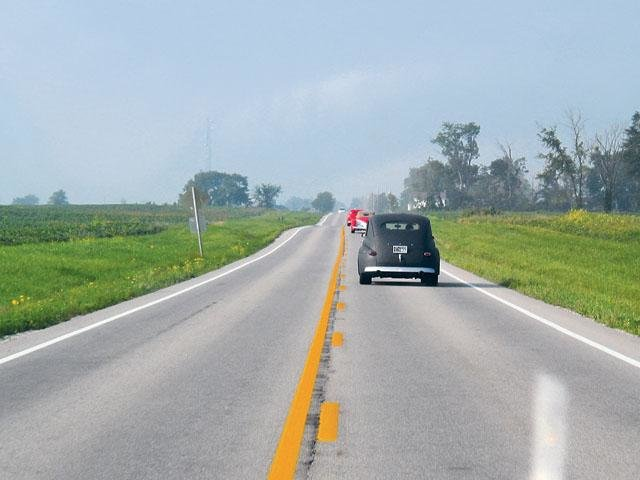
#> input picture lane-detection/roads.jpg, 640 x 480 px
$ python -i laneDetection.py   (imports and definitions only)   (older library calls are emulated)
#> lines starting #> are read from the running program, lines starting #| are printed output that depends on the picture; after the words box and inside, x2 and y2 are one past the last pixel; in counts of white or black regions, pixels touching at a corner belong together
from __future__ import print_function
import matplotlib.pyplot as plt
import matplotlib.image as mpimage
import numpy as np
import cv2
import math
import os
import tkinter as tk
from tkinter import *
from PIL import Image, ImageTk
import serial
import numpy as np
import cv2
import sys
from random import randint

hog = cv2.HOGDescriptor()
# [3 lines not run here, left out]
# [4 lines of commented-out code are left out]

FACE_THRESHOLD = 50

class FaceDetector:
    def __init__(self, source):
        self.cap = cv2.VideoCapture(source)
    # [76 lines left out: functions detection, faceProcess, not called in this run]


class HumanDetector:
    def __init__(self, source):
        self.cap = cv2.VideoCapture(source)

    # [41 lines left out: functions process, detection, not called in this run]


class LaneDetectionModel:
    def __init__(self, videoSource):
        self.cap = cv2.VideoCapture(videoSource)

    # [8 lines left out: function detection, not called in this run]

        #cv2.imshow("Processed Frame with Overlays", image)


class LaneDetector:
    # [42 lines left out: function __init__, not called in this run]

    def switch_model(self, model):
        print("THE NEW MODEL  SHOULD BE" + model)
        self.current_model = model

    # [49 lines left out: functions update, display_lines, not called in this run]

def average(image, lines):
    left = []
    right = []

    if lines is not None:
      for line in lines:
        x1, y1, x2, y2 = line.reshape(4)
        parameters = np.polyfit((x1, x2), (y1, y2), 1)
        if len(parameters) != 2:
            print("HELP")
        slope = parameters[0]
        y_int = parameters[1]
        if slope < 0:
            left.append((slope, y_int))
        else:
            right.append((slope, y_int))

    right_avg = np.average(right, axis=0)
    left_avg = np.average(left, axis=0)
    farLeft, farRight = False, False
    #ser = serial.Serial('/dev/ttyACM0', 9600)
    try:
        farLeft = math.isnan(right_avg)
        #ser = serial.Serial('/dev/ttyACM0', 9600)
        #ser.write(b'LANE_LEFT_SIG')
        #ser.close()
    except:
        farLeft = False
    try:
        farRight = math.isnan(left_avg)
        #ser.write(b'LANE_RIGHT_SIG')
        #ser.close()
    except:
        farRight = False
    if farLeft or farRight:
        print(farRight)
        return np.array([])
    left_line = make_points(image, left_avg)
    right_line = make_points(image, right_avg)
    return np.array([left_line, right_line])

# [7 lines left out: function make_points, not called in this run]


# Read the video from specified path


#plt.imshow(image)
#plt.show()
def processer(image):
    grayImage = cv2.cvtColor(image, cv2.COLOR_RGB2GRAY)
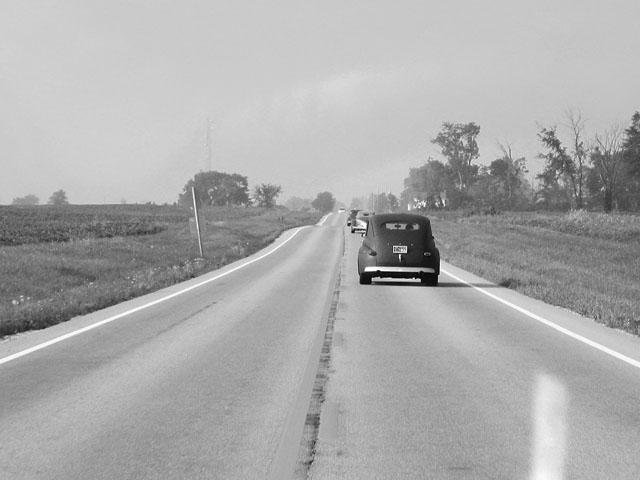
#> grayImage: shape (480, 640); min 1, max 255, mean 171.3
    #plt.imshow(grayImage, cmap = plt.cm.gray)
    #plt.show()

    grayImage = cv2.blur(grayImage, (5, 5))
    cannyImage = cv2.Canny(grayImage, 25, 75)
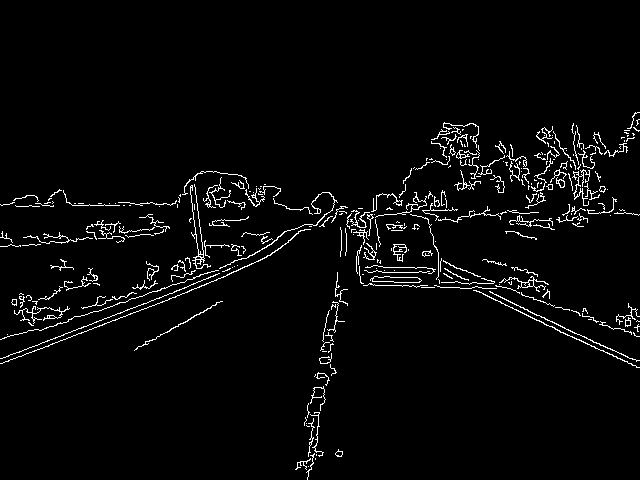
#> cannyImage: shape (480, 640); 3.3% white in thin lines or dots, all inside (x1, y1, x2, y2) = (0, 112, 640, 480)
#plt.figure()
    #plt.imshow(cannyImage, cmap = plt.cm.gray)
    #plt.show()

    height, width = cannyImage.shape[:2]
#> height = 480; width = 640

    bottom_left = (0, height)  # Bottom left corner
#> bottom_left = (0, 480)
    left_mid = (width//2, 2*height//3)  # Left mid
#> left_mid = (320, 320)
#right_mid = (width, height//2)  # Right mid
    bottom_right = (width, height)  # Bottom right corner
#> bottom_right = (640, 480)

    mask = np.zeros_like(cannyImage)


    ignore_mask_color = 255
    bottom_left = [0, height]
#> bottom_left = [0, 480]
    top_left	 = [width*.5, 4*height/8]
#> top_left = [320, 240]
    bottom_right = [width, height]
#> bottom_right = [640, 480]
#top_right = [width*.7, height * 0.65]
    vertices = np.array([[bottom_left, top_left, bottom_right]], dtype=np.int32)
#> vertices = [[0, 480], [320, 240], [640, 480]]
# filling the polygon with white color and generating the final mask
    cv2.fillPoly(mask, vertices, ignore_mask_color)
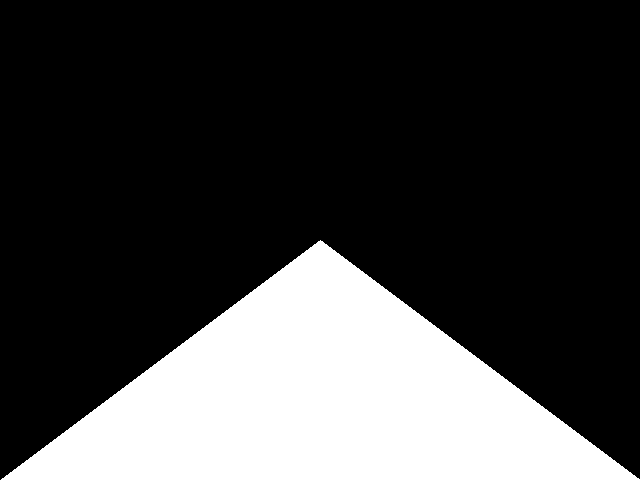
#> mask: shape (480, 640); 25% white; 1 white region, box (x1, y1, x2, y2) and area: (1, 240, 640, 480) 76880
# performing Bitwise AND on the input image and mask to get only the edges on the road
    masked_image = cv2.bitwise_and(cannyImage, mask)
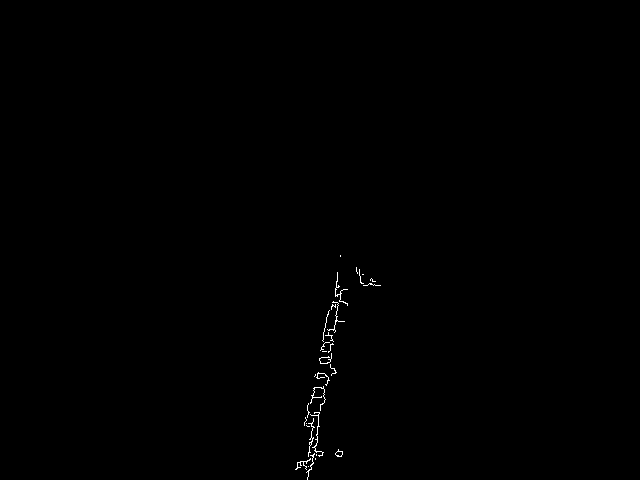
#> masked_image: shape (480, 640); 0.24% white in thin lines or dots, all inside (x1, y1, x2, y2) = (295, 255, 381, 480)
    # [15 lines of commented-out code are left out]
    lines = cv2.HoughLinesP(masked_image, rho=6, theta=np.pi/160, threshold=160, lines=np.array([]), minLineLength=40, maxLineGap=25)
#> lines = [[311, 469, 338, 294], [306, 467, 338, 285], [310, 423, 329, 329], [306, 423, 328, 311]]


    averaged_lines = average(image, lines)
#> the loop in average, `for line in lines:` made 4 passes
#> (x1, y1, x2, y2, slope, y_int) on passes 1 to 4: (311, 469, 338, 294, -6.48, 2484.7), (306, 467, 338, 285, -5.69, 2207.4), (310, 423, 329, 329, -4.95, 1956.7), (306, 423, 328, 311, -5.09, 1980.8)
#> after the loop in average, `for line in lines:`: left = [(-6.48, 2484.7), (-5.69, 2207.4), (-4.95, 1956.7), (-5.09, 1980.8)]; right = []
#> in average, `right_avg = np.average(right, axis=0)`: right_avg = nan
#> in average, `left_avg = np.average(left, axis=0)`: left_avg = [-5.55, 2157.4]
#> in average, `farLeft = math.isnan(right_avg)`: farLeft = True
#> averaged_lines = empty array
    if len(averaged_lines)==2:
        print("testing")
        black_lines = display_lines(image, averaged_lines)
        lx1, lx2, ly1, ly2 = averaged_lines[0]
        leftSlope = (ly2-ly1)/(lx2-lx1)
        rx1, rx2, ry1, ry2 = averaged_lines[1]
        rightSlope = (ry2-ry1)/(rx2-rx1)

        print(leftSlope)
        print(rightSlope)
        print((rightSlope*-1)/leftSlope >= 1.25)
        print((rightSlope*-1)/leftSlope <= .8)

        center = ((leftSlope*lx1-rightSlope*rx2) - (ly1-ry2))//(leftSlope-rightSlope)
        print(center)

        lanes = cv2.addWeighted(image, 0.8, black_lines, 1, 1)
        return lanes, True
        #plt.imshow(lanes)
        #plt.show()
    else:
        image = cv2.putText(image, 'CAUTION: OUT OF LANE BOUNDS', (50, 50), cv2.FONT_HERSHEY_SIMPLEX, 1, (255, 0, 0), 2, cv2.LINE_AA)
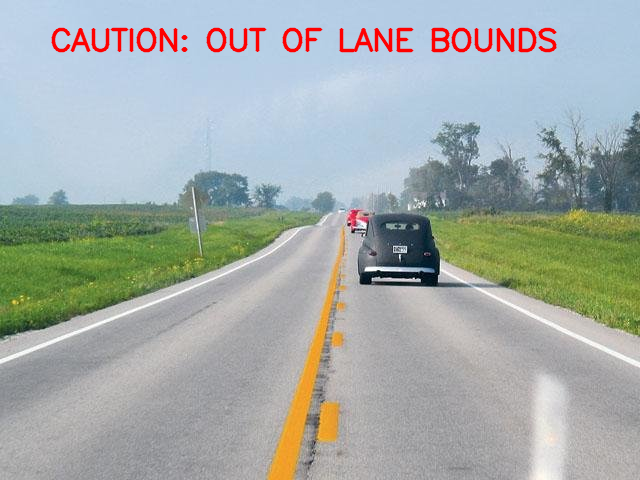
#> image: shape (480, 640, 3); mean R, G, B 164.5, 172.3, 169.7
        print("THIS FAILED")
        return image, False
        #plt.imshow(image)


#averaged_liens[0] is left line, split into x1, y1, x2, y2


'''
cap = cv2.VideoCapture(1)

app = Tk()

# Bind the app with Escape keyboard to
# quit app whenever pressed
app.bind('<Escape>', lambda e: app.quit())

# Create a label and display it on app
label_widget = Label(app)
label_widget.pack()

    # Check if the webcam opened successfully
if not cap.isOpened():
    print("Error: Unable to open webcam.")
    exit()

# Loop to capture and process each frame
while True:
    # Read a frame from the webcam
    ret, frame = cap.read()
    #frame = mpimage.imread('roads.jpg')

    # Check if the frame was read successfully
    if not ret:
        print("Error: Unable to read frame.")
        break
    #cv2.imshow("Processed Frame with Overlays", frame)
    image = processer(frame)
    cv2.imshow("Processed Frame with Overlays", image)
    if cv2.waitKey(1) & 0xFF == ord('q'):
        break
cap.release()
cv2.destroyAllWindows()


'''
# [3 lines not run here, left out]
# Create the WebcamApp object with the Tkinter window as its parent
# [1 line that did not run here, left out]

>>> import cv2
>>> picture = cv2.cvtColor(cv2.imread('roads.jpg'), cv2.COLOR_BGR2RGB)
>>> result = processer(picture)
